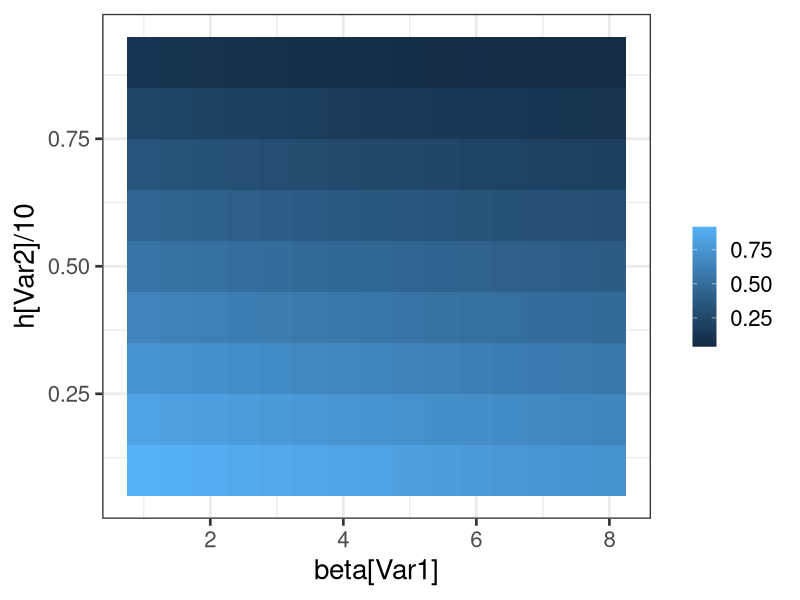

Write R code to recreate this figure. (Note: this script raises an error after producing the figure.)
library(deSolve)



library(reshape2)



library(ggplot2)



library(scales)



library(pheatmap)



library(tidyverse)



################test
#####L is fishing ground while T is MPAs, total area is S
JAP08<-function(t, inits,parameters) {
  
  
  with(as.list(c(inits, parameters)),{
    
    x<-inits[1:L]
    y<-inits[(L+1):(L+T)]
    
    A<-array(NA,dim=c(1,(L+T)))
    
    #calculate larvae redistribution
    #R<-(sum(x[1:L])+sum(y[1:T]))/(T+L)
    
    if(L==1)
    {
      A[1]<-r*(sum(x[1:L])+sum(y[1:T]))/(T+L)-e*x[1]^2-(mu+F)*x[1]-D1*x[1]+D2/2*y[1]+D2/2*y[T]
    }
    else
    {
      A[1]<-r*(sum(x[1:L])+sum(y[1:T]))/(T+L)-e*x[1]^2-(mu+F)*x[1]-D1*x[1]+D1/2*x[2]+D2/2*y[1]
      
      A[L]<-r*(sum(x[1:L])+sum(y[1:T]))/(T+L)-e*x[L]^2-(mu+F)*x[L]-D1*x[L]+D1/2*x[L-1]+D2/2*y[T]
      
    }
    if(L-1>=2)
    {
      for(i in 2:(L-1))
      {
        A[i]<-r*(sum(x[1:L])+sum(y[1:T]))/(T+L)-e*x[i]^2-(mu+F)*x[i]-D1*x[i]+D1/2*(x[i-1]+x[i+1])
      }
    }
    if(T==1)
    {
      A[(L+1)]<-r*(sum(x[1:L])+sum(y[1:T]))/(T+L)-e*y[1]^2-mu*y[1]-D2*y[1]+D1/2*x[L]+D1/2*x[1]	
    }
    else
    {
      A[(L+1)]<-r*(sum(x[1:L])+sum(y[1:T]))/(T+L)-e*y[1]^2-mu*y[1]-D2*y[1]+D2/2*y[2]+D1/2*x[1]
      A[(T+L)]<-r*(sum(x[1:L])+sum(y[1:T]))/(T+L)-e*y[T]^2-mu*y[T]-D2*y[T]+D2/2*y[T-1]+D1/2*x[L]
    }
    if(T-1>=2)
    {
      for(i in (L+2):(T+L-1))
      {
        A[i]<-r*(sum(x[1:L])+sum(y[1:T]))/(T+L)-e*y[i-L]^2-mu*y[i-L]-D2*y[i-L]+D2/2*(y[i-L-1]+y[i-L+1])
      }
    }
    list(c(A))
    
  }) 
}


####For mu_F=0.1

#############

Timesteps=500

times <- seq(0, Timesteps, by = 1)

S=10

inits <- rep(1,S)


beta<-seq(1,8,0.5)

h<-seq(1,9,1)

##here F is mu_F
F=0.1


eqn<-array(NA,dim=c(length(beta),length(h),S))


for(i in 1:length(beta))
{
  for(j in 1:length(h))
  {
    
    for(z in 1:S)
    {
      
      parameters <- c(T=h[j],L=S-h[j],r=1,e=0.01,mu=0.5,D1=0.5*beta[i],D2=0.5,F=0.1) 
      out= ode(y = inits, times = times, func = JAP08, parms = parameters)
      eqn[i,j,z]<-out[Timesteps+1,z+1]
      ###before data
      
    }
  }
}



###before status
###local effect: =1 since there is no MPA
loc_before1=1
###regional abundance: density in each cell* cell number (10 here)
##the density in each cell = K_F*(1-(mu_N+mu_F)/r_F)=100*(1-(0.5+0.1)/1)=40
reg_before1<-40*10

###fishing yield
fis_before1<-F*40*10


#yield
yield<-array(NA,dim=c(length(beta),length(h)))
for(i in 1:length(beta))
{
  for(j in 1:length(h))
  {
    yield[i,j]<-sum(eqn[i,j,1:(S-h[j])])*F
  }
} 
##local effect
eqnmean<-array(NA,dim=c(length(beta),length(h),2))
loceff<-array(NA,dim=c(length(beta),length(h)))
for(i in 1:length(beta))
{
  for(j in 1:length(h))
  {
    eqnmean[i,j,1]<-mean(eqn[i,j,1:(S-h[j])])
    eqnmean[i,j,2]<-mean(eqn[i,j,(S-h[j]+1):S])
    loceff[i,j]<-eqnmean[i,j,2]/eqnmean[i,j,1]
    
  }
} 
##regional effect
regeff<-array(NA,dim=c(length(beta),length(h)))
for(i in 1:length(beta))
{
  for(j in 1:length(h))
  {
    regeff[i,j]<-sum(eqn[i,j,1:S]) 
  }
} 

yield1<-melt(yield)
loceff1<-melt(loceff)
regeff1<-melt(regeff)

theme_set(theme_bw(20))

yield2<-yield1
yield2$value<-yield1$value/fis_before1

loceff2<-loceff1
loceff2$value<-loceff1$value/loc_before1

regeff2<-regeff1
regeff2$value<-regeff1$value/reg_before1


tiff("Fig.S7_yield_F_0.1.tiff", width=5,height=5, units='in',res=600)

p1 <- ggplot(yield2, aes(beta[Var1], h[Var2]/10)) + geom_tile(aes(fill = value) ) +guides(fill = guide_colorbar(title=""))


p1+xlab("")+ylab('')+ scale_fill_gradient2(low = 'steelblue', mid='white',high = 'red' ,
                                           
                                           midpoint=1, space = "rgb", na.value = "grey50", guide = 
                                             "colourbar")+scale_x_continuous(expand = c(0, 0)) + scale_y_continuous(expand 
                                                                                                                    = c(0, 0))

dev.off()


tiff("Fig.S7_local-effect_F_0.1.tiff", width=5,height=5, units='in',res=600)

p1 <- ggplot(loceff2, aes(beta[Var1], h[Var2]/10)) + geom_tile(aes(fill = value) ) +guides(fill = guide_colorbar(title=""))


p1+xlab("")+ylab('')+ scale_fill_gradient2(high = 'red', mid='white',low = 'steelblue' ,
                                           
                                           midpoint=1, space = "rgb", na.value = "grey50", guide = 
                                             "colourbar")+scale_x_continuous(expand = c(0, 0)) + scale_y_continuous(expand 
                                                                                                                    = c(0, 0))

dev.off()


tiff("Fig.S7_regional-effect_F_0.1.tiff", width=5,height=5, units='in',res=600)


p1 <- ggplot(regeff2, aes(beta[Var1], h[Var2]/10)) + geom_tile(aes(fill = value) )+guides(fill = guide_colorbar(title=""))


p1+xlab("")+ylab('')+ scale_fill_gradient2(high = 'red', mid='white',low = 'steelblue' ,
                                           
                                           midpoint=1, space = "rgb", na.value = "grey50", guide = 
                                             "colourbar")+scale_x_continuous(expand = c(0, 0)) + scale_y_continuous(expand 
                                                                                                                    = c(0, 0))
dev.off()



#####For mu_F=0.25

rm(list=ls())

library(deSolve)



library(reshape2)



library(ggplot2)



library(scales)



library(pheatmap)



library(tidyverse)



################test
#####L is fishing ground while T is MPAs, total area is S
JAP08<-function(t, inits,parameters) {
  
  
  with(as.list(c(inits, parameters)),{
    
    x<-inits[1:L]
    y<-inits[(L+1):(L+T)]
    
    A<-array(NA,dim=c(1,(L+T)))
    
    #calculate larvae redistribution
    #R<-(sum(x[1:L])+sum(y[1:T]))/(T+L)
    
    if(L==1)
    {
      A[1]<-r*(sum(x[1:L])+sum(y[1:T]))/(T+L)-e*x[1]^2-(mu+F)*x[1]-D1*x[1]+D2/2*y[1]+D2/2*y[T]
    }
    else
    {
      A[1]<-r*(sum(x[1:L])+sum(y[1:T]))/(T+L)-e*x[1]^2-(mu+F)*x[1]-D1*x[1]+D1/2*x[2]+D2/2*y[1]
      
      A[L]<-r*(sum(x[1:L])+sum(y[1:T]))/(T+L)-e*x[L]^2-(mu+F)*x[L]-D1*x[L]+D1/2*x[L-1]+D2/2*y[T]
      
    }
    if(L-1>=2)
    {
      for(i in 2:(L-1))
      {
        A[i]<-r*(sum(x[1:L])+sum(y[1:T]))/(T+L)-e*x[i]^2-(mu+F)*x[i]-D1*x[i]+D1/2*(x[i-1]+x[i+1])
      }
    }
    if(T==1)
    {
      A[(L+1)]<-r*(sum(x[1:L])+sum(y[1:T]))/(T+L)-e*y[1]^2-mu*y[1]-D2*y[1]+D1/2*x[L]+D1/2*x[1]	
    }
    else
    {
      A[(L+1)]<-r*(sum(x[1:L])+sum(y[1:T]))/(T+L)-e*y[1]^2-mu*y[1]-D2*y[1]+D2/2*y[2]+D1/2*x[1]
      A[(T+L)]<-r*(sum(x[1:L])+sum(y[1:T]))/(T+L)-e*y[T]^2-mu*y[T]-D2*y[T]+D2/2*y[T-1]+D1/2*x[L]
    }
    if(T-1>=2)
    {
      for(i in (L+2):(T+L-1))
      {
        A[i]<-r*(sum(x[1:L])+sum(y[1:T]))/(T+L)-e*y[i-L]^2-mu*y[i-L]-D2*y[i-L]+D2/2*(y[i-L-1]+y[i-L+1])
      }
    }
    list(c(A))
    
  }) 
}



Timesteps=500

times <- seq(0, Timesteps, by = 1)

S=10

inits <- rep(1,S)


beta<-seq(1,8,0.5)

h<-seq(1,9,1)

###F here is mu_F
F=0.25

eqn<-array(NA,dim=c(length(beta),length(h),S))


for(i in 1:length(beta))
{
  for(j in 1:length(h))
  {
    
    for(z in 1:S)
    {
      
      parameters <- c(T=h[j],L=S-h[j],r=1,e=0.01,mu=0.5,D1=0.5*beta[i],D2=0.5,F=0.25) 
      out= ode(y = inits, times = times, func = JAP08, parms = parameters)
      eqn[i,j,z]<-out[Timesteps+1,z+1]
      ###before data
      
    }
  }
}



###before status
###local effect: =1 since there is no MPA
loc_before1=1
###regional abundance:
reg_before1<-25*10
#reg_before1<-1
###fishing yield
fis_before1<-F*25*10
#fis_before1<-1

#yield
yield<-array(NA,dim=c(length(beta),length(h)))
for(i in 1:length(beta))
{
  for(j in 1:length(h))
  {
    yield[i,j]<-sum(eqn[i,j,1:(S-h[j])])*F
  }
} 
##local effect
eqnmean<-array(NA,dim=c(length(beta),length(h),2))
loceff<-array(NA,dim=c(length(beta),length(h)))
for(i in 1:length(beta))
{
  for(j in 1:length(h))
  {
    eqnmean[i,j,1]<-mean(eqn[i,j,1:(S-h[j])])
    eqnmean[i,j,2]<-mean(eqn[i,j,(S-h[j]+1):S])
    loceff[i,j]<-eqnmean[i,j,2]/eqnmean[i,j,1]
    
  }
} 
##regional effect
regeff<-array(NA,dim=c(length(beta),length(h)))
for(i in 1:length(beta))
{
  for(j in 1:length(h))
  {
    regeff[i,j]<-sum(eqn[i,j,1:S]) 
  }
} 

yield1<-melt(yield)
loceff1<-melt(loceff)
regeff1<-melt(regeff)


theme_set(theme_bw(20))


yield2<-yield1

yield2$value<-yield1$value/fis_before1

loceff2<-loceff1
loceff2$value<-loceff1$value/loc_before1

regeff2<-regeff1
regeff2$value<-regeff1$value/reg_before1


tiff("Fig.S7_yield_F_0.25.tiff", width=5,height=5, units='in',res=600)


p1 <- ggplot(yield2, aes(beta[Var1], h[Var2]/10)) + geom_tile(aes(fill = value) ) +guides(fill = guide_colorbar(title=""))


p1+xlab("")+ylab('')+ scale_fill_gradient2(high = 'red', mid='white',low = 'steelblue' ,
                                           
                                           midpoint=1, space = "rgb", na.value = "grey50", guide = 
                                             "colourbar")+scale_x_continuous(expand = c(0, 0)) + scale_y_continuous(expand 
                                                                                                                    = c(0, 0))

dev.off()


tiff("Fig.S7_local-effect_F_0.25.tiff", width=5,height=5, units='in',res=600)

p1 <- ggplot(loceff2, aes(beta[Var1], h[Var2]/10)) + geom_tile(aes(fill = value) ) +guides(fill = guide_colorbar(title=""))


p1+xlab("")+ylab('')+ scale_fill_gradient2(high = 'red', mid='white',low = 'steelblue' ,
                                           
                                           midpoint=1, space = "rgb", na.value = "grey50", guide = 
                                             "colourbar")+scale_x_continuous(expand = c(0, 0)) + scale_y_continuous(expand 
                                                                                                                    = c(0, 0))

dev.off()


tiff("Fig.S7_regional-effect_F_0.25.tiff", width=5,height=5, units='in',res=600)

p1 <- ggplot(regeff2, aes(beta[Var1], h[Var2]/10)) + geom_tile(aes(fill = value) )+guides(fill = guide_colorbar(title=""))


p1+xlab("")+ylab('')+ scale_fill_gradient2(high = 'red', mid='white',low = 'steelblue' ,
                                           
                                           midpoint=1, space = "rgb", na.value = "grey50", guide = 
                                             "colourbar")+scale_x_continuous(expand = c(0, 0)) + scale_y_continuous(expand 
                                                                                                                    = c(0, 0))
dev.off()




####for mu_F=0.45

rm(list=ls())


library(deSolve)



library(reshape2)



library(ggplot2)



library(scales)



library(pheatmap)



library(tidyverse)



################test
#####L is fishing ground while T is MPAs, total area is S
JAP08<-function(t, inits,parameters) {
  
  
  with(as.list(c(inits, parameters)),{
    
    x<-inits[1:L]
    y<-inits[(L+1):(L+T)]
    
    A<-array(NA,dim=c(1,(L+T)))
    
    #calculate larvae redistribution
    #R<-(sum(x[1:L])+sum(y[1:T]))/(T+L)
    
    if(L==1)
    {
      A[1]<-r*(sum(x[1:L])+sum(y[1:T]))/(T+L)-e*x[1]^2-(mu+F)*x[1]-D1*x[1]+D2/2*y[1]+D2/2*y[T]
    }
    else
    {
      A[1]<-r*(sum(x[1:L])+sum(y[1:T]))/(T+L)-e*x[1]^2-(mu+F)*x[1]-D1*x[1]+D1/2*x[2]+D2/2*y[1]
      
      A[L]<-r*(sum(x[1:L])+sum(y[1:T]))/(T+L)-e*x[L]^2-(mu+F)*x[L]-D1*x[L]+D1/2*x[L-1]+D2/2*y[T]
      
    }
    if(L-1>=2)
    {
      for(i in 2:(L-1))
      {
        A[i]<-r*(sum(x[1:L])+sum(y[1:T]))/(T+L)-e*x[i]^2-(mu+F)*x[i]-D1*x[i]+D1/2*(x[i-1]+x[i+1])
      }
    }
    if(T==1)
    {
      A[(L+1)]<-r*(sum(x[1:L])+sum(y[1:T]))/(T+L)-e*y[1]^2-mu*y[1]-D2*y[1]+D1/2*x[L]+D1/2*x[1]	
    }
    else
    {
      A[(L+1)]<-r*(sum(x[1:L])+sum(y[1:T]))/(T+L)-e*y[1]^2-mu*y[1]-D2*y[1]+D2/2*y[2]+D1/2*x[1]
      A[(T+L)]<-r*(sum(x[1:L])+sum(y[1:T]))/(T+L)-e*y[T]^2-mu*y[T]-D2*y[T]+D2/2*y[T-1]+D1/2*x[L]
    }
    if(T-1>=2)
    {
      for(i in (L+2):(T+L-1))
      {
        A[i]<-r*(sum(x[1:L])+sum(y[1:T]))/(T+L)-e*y[i-L]^2-mu*y[i-L]-D2*y[i-L]+D2/2*(y[i-L-1]+y[i-L+1])
      }
    }
    list(c(A))
    
  }) 
}





#################

Timesteps=500

times <- seq(0, Timesteps, by = 1)

S=10

inits <- rep(1,S)


#beta<-seq(1,4.0,0.25)
beta<-seq(1,8,0.5)

h<-seq(1,9,1)


F=0.45

##h is for MPA size, r is for differential movement
#eqn<-array(NA,dim=c(length(beta),length(h),length(F),S))

eqn<-array(NA,dim=c(length(beta),length(h),S))
#eqn_before<-array(NA,dim=c(length(beta),length(h),S))


for(i in 1:length(beta))
{
  for(j in 1:length(h))
  {
    
  	  for(z in 1:S)
  	 {
  	  
  	parameters <- c(T=h[j],L=S-h[j],r=1,e=0.01,mu=0.5,D1=0.5*beta[i],D2=0.5,F=0.45) 
  	out= ode(y = inits, times = times, func = JAP08, parms = parameters)
  	eqn[i,j,z]<-out[Timesteps+1,z+1]
  	###before data
  	
  	  }
    }
  }



###before status
###local effect: =1 since there is no MPA
loc_before1=1
###regional abundance:
reg_before1<-5*10
#reg_before1<-1
###fishing yield
fis_before1<-F*5*10
#fis_before1<-1

#yield
yield<-array(NA,dim=c(length(beta),length(h)))
for(i in 1:length(beta))
{
  for(j in 1:length(h))
  {
  yield[i,j]<-sum(eqn[i,j,1:(S-h[j])])*F
  }
} 
##local effect
eqnmean<-array(NA,dim=c(length(beta),length(h),2))
loceff<-array(NA,dim=c(length(beta),length(h)))
for(i in 1:length(beta))
{
  for(j in 1:length(h))
  {
  eqnmean[i,j,1]<-mean(eqn[i,j,1:(S-h[j])])
  eqnmean[i,j,2]<-mean(eqn[i,j,(S-h[j]+1):S])
  loceff[i,j]<-eqnmean[i,j,2]/eqnmean[i,j,1]
  
  }
} 
##regional effect
regeff<-array(NA,dim=c(length(beta),length(h)))
for(i in 1:length(beta))
{
  for(j in 1:length(h))
  {
  regeff[i,j]<-sum(eqn[i,j,1:S]) 
  }
} 

yield1<-melt(yield)
loceff1<-melt(loceff)
regeff1<-melt(regeff)


theme_set(theme_bw(20))


yield2<-yield1
#yield2$value<-yield1$value/yield1$value[61]
yield2$value<-yield1$value/fis_before1

loceff2<-loceff1
loceff2$value<-loceff1$value/loc_before1

regeff2<-regeff1
regeff2$value<-regeff1$value/reg_before1


tiff("Fig.S7_yield_F_0.45.tiff", width=5,height=5, units='in',res=600)

#p1 <- ggplot(yield2, aes(beta[Var1], h[Var2]/10)) + geom_tile(aes(fill = value) ) + geom_text(aes(label=round(value,1)),position = position_dodge(width=0.1),  size=1.8)+guides(fill = guide_colorbar(title=""))

p1 <- ggplot(yield2, aes(beta[Var1], h[Var2]/10)) + geom_tile(aes(fill = value) ) +guides(fill = guide_colorbar(title=""))


p1+xlab("")+ylab('')+ scale_fill_gradient2(low = 'red', mid='white',high = 'steelblue' ,
                                           
                                           midpoint=1, space = "rgb", na.value = "grey50", guide = 
                                             "colourbar")+scale_x_continuous(expand = c(0, 0)) + scale_y_continuous(expand 
                                                                                                                    = c(0, 0))

dev.off()


tiff("Fig.S7_local-effect_F_0.45.tiff", width=5,height=5, units='in',res=600)

p1 <- ggplot(loceff2, aes(beta[Var1], h[Var2]/10)) + geom_tile(aes(fill = value) ) +guides(fill = guide_colorbar(title=""))


p1+xlab("")+ylab('')+ scale_fill_gradient2(low = 'red', mid='white',high = 'steelblue' ,
                                           
                                           midpoint=1, space = "rgb", na.value = "grey50", guide = 
                                             "colourbar")+scale_x_continuous(expand = c(0, 0)) + scale_y_continuous(expand 
                                                                                                                    = c(0, 0))

dev.off()


tiff("Fig.S7_regional-effect_F_0.45.tiff", width=5,height=5, units='in',res=600)

#p1 <- ggplot(regeff2, aes(beta[Var1], h[Var2]/10)) + geom_tile(aes(fill = value) ) + geom_text(aes(label=round(value,1)),position = position_dodge(width=0.05),  size=1.8)+guides(fill = guide_colorbar(title=""))

p1 <- ggplot(regeff2, aes(beta[Var1], h[Var2]/10)) + geom_tile(aes(fill = value) )+guides(fill = guide_colorbar(title=""))


p1+xlab("")+ylab('')+ scale_fill_gradient2(low = 'red', mid='white',high = 'steelblue' ,
                                           
                                           midpoint=1, space = "rgb", na.value = "grey50", guide = 
                                             "colourbar")+scale_x_continuous(expand = c(0, 0)) + scale_y_continuous(expand 
                                                                                                                    = c(0, 0))
dev.off()
